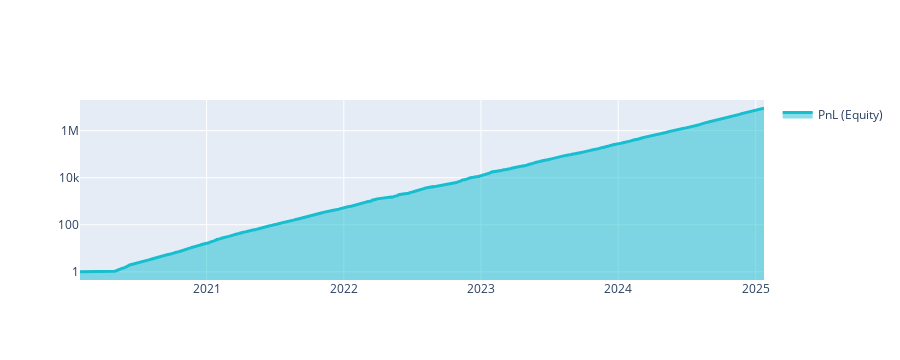

Notebook source saved alongside this figure:
### Markdown cell above
The sharpe ratio using the method above follows from **forward looking**. Predictions for (let us say) 2017 know about the relation between features and targets in 2020. Let us visualize the results:

### Code cell
import qnt.graph as qngraph

statistics = qnstats.calc_stat(stock_data, weights)

display(statistics.to_pandas().tail())

performance = statistics.to_pandas()["equity"]
qngraph.make_plot_filled(performance.index, performance, name="PnL (Equity)", type="log")

display(statistics[-1:].sel(field = ["sharpe_ratio"]).transpose().to_pandas())

# check for correlations with existing strategies:
qnstats.print_correlation(weights,stock_data)

### Figure 1 — Plotly figure (JSON) as saved in the notebook; plotly's stock layout.template omitted (floating-point values rounded to 4 significant figures; data arrays with more than 128 entries replaced by an {"elided": "..."} marker saying what was removed)
{"data": [{"fill": "tonexty", "line": {"color": "#17BECF", "width": 3}, "name": "PnL (Equity)", "type": "scatter", "x": {"elided": "1253 str values"}, "y": {"elided": "1253 float values"}}], "layout": {"height": 360, "showlegend": true, "xaxis": {"autorange": true, "range": ["2020-01-30", "2025-01-23"], "type": "date"}, "yaxis": {"range": [-0.3478, 7.304], "type": "log"}}}
